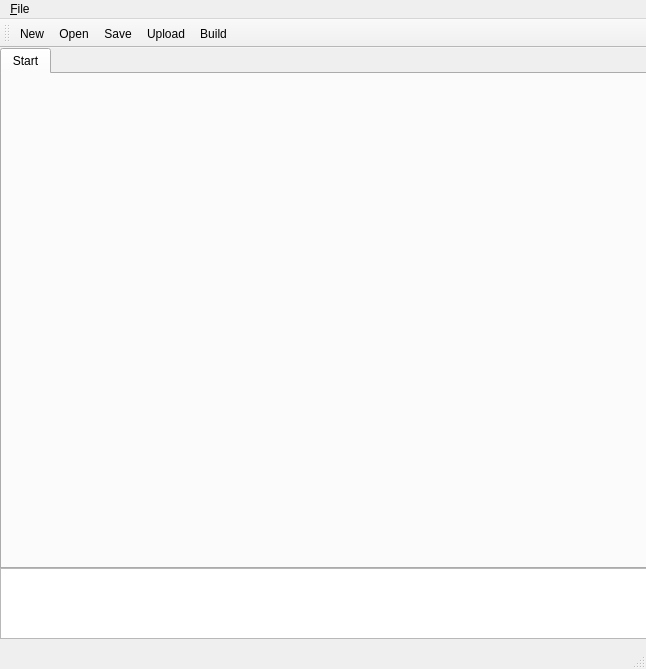
<ui version="4.0" >
 <class>MainWindow</class>
 <widget class="QMainWindow" name="MainWindow" >
  <property name="geometry" >
   <rect>
    <x>0</x>
    <y>0</y>
    <width>646</width>
    <height>669</height>
   </rect>
  </property>
  <property name="windowTitle" >
   <string>ARMIDEsigner</string>
  </property>
  <widget class="QWidget" name="centralwidget" >
   <widget class="QTabWidget" name="tabWidget" >
    <property name="geometry" >
     <rect>
      <x>0</x>
      <y>0</y>
      <width>651</width>
      <height>521</height>
     </rect>
    </property>
    <property name="currentIndex" >
     <number>0</number>
    </property>
    <widget class="QWidget" name="tab" >
     <attribute name="title" >
      <string>Start</string>
     </attribute>
    </widget>
   </widget>
   <widget class="QTextBrowser" name="textBrowser" >
    <property name="geometry" >
     <rect>
      <x>0</x>
      <y>520</y>
      <width>651</width>
      <height>71</height>
     </rect>
    </property>
   </widget>
  </widget>
  <widget class="QMenuBar" name="menubar" >
   <property name="geometry" >
    <rect>
     <x>0</x>
     <y>0</y>
     <width>646</width>
     <height>26</height>
    </rect>
   </property>
   <widget class="QMenu" name="menuFile" >
    <property name="title" >
     <string>&amp;File</string>
    </property>
    <addaction name="action_New" />
    <addaction name="action_Open" />
    <addaction name="separator" />
    <addaction name="action_Save" />
    <addaction name="separator" />
    <addaction name="action_Exit" />
   </widget>
   <addaction name="menuFile" />
  </widget>
  <widget class="QStatusBar" name="statusbar" />
  <widget class="QToolBar" name="toolBar" >
   <property name="windowTitle" >
    <string>toolBar</string>
   </property>
   <attribute name="toolBarArea" >
    <enum>TopToolBarArea</enum>
   </attribute>
   <attribute name="toolBarBreak" >
    <bool>false</bool>
   </attribute>
   <addaction name="actionNew" />
   <addaction name="actionOpen" />
   <addaction name="actionSave" />
   <addaction name="actionUpload" />
   <addaction name="actionBuild" />
  </widget>
  <action name="actionNew" >
   <property name="icon" >
    <iconset>
     <normaloff>images/black-folder-new.png</normaloff>images/black-folder-new.png</iconset>
   </property>
   <property name="text" >
    <string>New</string>
   </property>
  </action>
  <action name="actionOpen" >
   <property name="icon" >
    <iconset>
     <normaloff>images/black-document-open.png</normaloff>images/black-document-open.png</iconset>
   </property>
   <property name="text" >
    <string>Open</string>
   </property>
  </action>
  <action name="actionSave" >
   <property name="icon" >
    <iconset>
     <normaloff>images/document-save.png</normaloff>images/document-save.png</iconset>
   </property>
   <property name="text" >
    <string>Save</string>
   </property>
  </action>
  <action name="action_New" >
   <property name="text" >
    <string>&amp;New</string>
   </property>
  </action>
  <action name="action_Open" >
   <property name="text" >
    <string>&amp;Open</string>
   </property>
  </action>
  <action name="action_Save" >
   <property name="text" >
    <string>&amp;Save</string>
   </property>
  </action>
  <action name="action_Exit" >
   <property name="text" >
    <string>&amp;Exit</string>
   </property>
  </action>
  <action name="actionUpload" >
   <property name="icon" >
    <iconset>
     <normaloff>images/go-top.png</normaloff>images/go-top.png</iconset>
   </property>
   <property name="text" >
    <string>Upload</string>
   </property>
  </action>
  <action name="actionBuild" >
   <property name="icon" >
    <iconset>
     <normaloff>images/gkdebconf.png</normaloff>images/gkdebconf.png</iconset>
   </property>
   <property name="text" >
    <string>Build</string>
   </property>
  </action>
 </widget>
 <resources/>
 <connections>
  <connection>
   <sender>action_Exit</sender>
   <signal>triggered()</signal>
   <receiver>MainWindow</receiver>
   <slot>close()</slot>
   <hints>
    <hint type="sourcelabel" >
     <x>-1</x>
     <y>-1</y>
    </hint>
    <hint type="destinationlabel" >
     <x>399</x>
     <y>299</y>
    </hint>
   </hints>
  </connection>
 </connections>
</ui>
